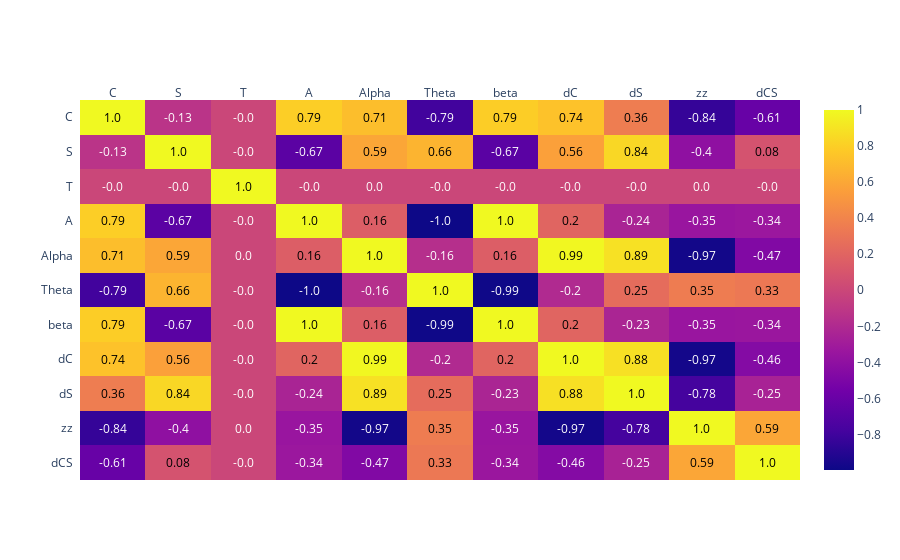

Source (notebook cell):
### Code cell
corrs = df.corr()
figure = ff.create_annotated_heatmap(
z=corrs.values,
x=list(corrs.columns),
y=list(corrs.index),
annotation_text=corrs.round(2).values,
showscale=True)
figure['layout']['yaxis']['autorange'] = "reversed"
plot(figure, filename='heatmap_corr.html')
figure.show()

### Figure 1 — Plotly figure (JSON) as saved in the notebook; plotly's stock layout.template omitted (floating-point values rounded to 4 significant figures)
{"data": [{"colorscale": [[0.0, "#0d0887"], [0.1111, "#46039f"], [0.2222, "#7201a8"], [0.3333, "#9c179e"], [0.4444, "#bd3786"], [0.5556, "#d8576b"], [0.6667, "#ed7953"], [0.7778, "#fb9f3a"], [0.8889, "#fdca26"], [1.0, "#f0f921"]], "reversescale": false, "showscale": true, "type": "heatmap", "x": ["C", "S", "T", "A", "Alpha", "Theta", "beta", "dC", "dS", "zz", "dCS"], "y": ["C", "S", "T", "A", "Alpha", "Theta", "beta", "dC", "dS", "zz", "dCS"], "z": [[1.0, -0.1321, -9.968e-17, 0.7949, 0.7136, -0.7922, 0.7934, 0.7364, 0.3564, -0.8418, -0.6105], [-0.1321, 1.0, -1.202e-16, -0.6704, 0.5917, 0.6635, -0.6741, 0.5611, 0.8384, -0.4014, 0.08334], [-9.968e-17, -1.202e-16, 1.0, -1.393e-15, 1.783e-16, -4.74e-15, -1.078e-15, -3.202e-17, -7.839e-17, 4.736e-16, -4.056e-17], [0.7949, -0.6704, -1.393e-15, 1.0, 0.1594, -0.9972, 0.9981, 0.2015, -0.2432, -0.3497, -0.3355], [0.7136, 0.5917, 1.783e-16, 0.1594, 1.0, -0.1617, 0.157, 0.9907, 0.8869, -0.9748, -0.4724], [-0.7922, 0.6635, -4.74e-15, -0.9972, -0.1617, 1.0, -0.9913, -0.1995, 0.2516, 0.3502, 0.3271], [0.7934, -0.6741, -1.078e-15, 0.9981, 0.157, -0.9913, 1.0, 0.2017, -0.2343, -0.3483, -0.341], [0.7364, 0.5611, -3.202e-17, 0.2015, 0.9907, -0.1995, 0.2017, 1.0, 0.8801, -0.9709, -0.4569], [0.3564, 0.8384, -7.839e-17, -0.2432, 0.8869, 0.2516, -0.2343, 0.8801, 1.0, -0.7807, -0.2523], [-0.8418, -0.4014, 4.736e-16, -0.3497, -0.9748, 0.3502, -0.3483, -0.9709, -0.7807, 1.0, 0.5907], [-0.6105, 0.08334, -4.056e-17, -0.3355, -0.4724, 0.3271, -0.341, -0.4569, -0.2523, 0.5907, 1.0]]}], "layout": {"annotations": [{"font": {"color": "#000000"}, "showarrow": false, "text": "1.0", "x": "C", "xref": "x", "y": "C", "yref": "y"}, {"font": {"color": "#FFFFFF"}, "showarrow": false, "text": "-0.13", "x": "S", "xref": "x", "y": "C", "yref": "y"}, {"font": {"color": "#FFFFFF"}, "showarrow": false, "text": "-0.0", "x": "T", "xref": "x", "y": "C", "yref": "y"}, {"font": {"color": "#000000"}, "showarrow": false, "text": "0.79", "x": "A", "xref": "x", "y": "C", "yref": "y"}, {"font": {"color": "#000000"}, "showarrow": false, "text": "0.71", "x": "Alpha", "xref": "x", "y": "C", "yref": "y"}, {"font": {"color": "#FFFFFF"}, "showarrow": false, "text": "-0.79", "x": "Theta", "xref": "x", "y": "C", "yref": "y"}, {"font": {"color": "#000000"}, "showarrow": false, "text": "0.79", "x": "beta", "xref": "x", "y": "C", "yref": "y"}, {"font": {"color": "#000000"}, "showarrow": false, "text": "0.74", "x": "dC", "xref": "x", "y": "C", "yref": "y"}, {"font": {"color": "#000000"}, "showarrow": false, "text": "0.36", "x": "dS", "xref": "x", "y": "C", "yref": "y"}, {"font": {"color": "#FFFFFF"}, "showarrow": false, "text": "-0.84", "x": "zz", "xref": "x", "y": "C", "yref": "y"}, {"font": {"color": "#FFFFFF"}, "showarrow": false, "text": "-0.61", "x": "dCS", "xref": "x", "y": "C", "yref": "y"}, {"font": {"color": "#FFFFFF"}, "showarrow": false, "text": "-0.13", "x": "C", "xref": "x", "y": "S", "yref": "y"}, {"font": {"color": "#000000"}, "showarrow": false, "text": "1.0", "x": "S", "xref": "x", "y": "S", "yref": "y"}, {"font": {"color": "#FFFFFF"}, "showarrow": false, "text": "-0.0", "x": "T", "xref": "x", "y": "S", "yref": "y"}, {"font": {"color": "#FFFFFF"}, "showarrow": false, "text": "-0.67", "x": "A", "xref": "x", "y": "S", "yref": "y"}, {"font": {"color": "#000000"}, "showarrow": false, "text": "0.59", "x": "Alpha", "xref": "x", "y": "S", "yref": "y"}, {"font": {"color": "#000000"}, "showarrow": false, "text": "0.66", "x": "Theta", "xref": "x", "y": "S", "yref": "y"}, {"font": {"color": "#FFFFFF"}, "showarrow": false, "text": "-0.67", "x": "beta", "xref": "x", "y": "S", "yref": "y"}, {"font": {"color": "#000000"}, "showarrow": false, "text": "0.56", "x": "dC", "xref": "x", "y": "S", "yref": "y"}, {"font": {"color": "#000000"}, "showarrow": false, "text": "0.84", "x": "dS", "xref": "x", "y": "S", "yref": "y"}, {"font": {"color": "#FFFFFF"}, "showarrow": false, "text": "-0.4", "x": "zz", "xref": "x", "y": "S", "yref": "y"}, {"font": {"color": "#000000"}, "showarrow": false, "text": "0.08", "x": "dCS", "xref": "x", "y": "S", "yref": "y"}, {"font": {"color": "#FFFFFF"}, "showarrow": false, "text": "-0.0", "x": "C", "xref": "x", "y": "T", "yref": "y"}, {"font": {"color": "#FFFFFF"}, "showarrow": false, "text": "-0.0", "x": "S", "xref": "x", "y": "T", "yref": "y"}, {"font": {"color": "#000000"}, "showarrow": false, "text": "1.0", "x": "T", "xref": "x", "y": "T", "yref": "y"}, {"font": {"color": "#FFFFFF"}, "showarrow": false, "text": "-0.0", "x": "A", "xref": "x", "y": "T", "yref": "y"}, {"font": {"color": "#FFFFFF"}, "showarrow": false, "text": "0.0", "x": "Alpha", "xref": "x", "y": "T", "yref": "y"}, {"font": {"color": "#FFFFFF"}, "showarrow": false, "text": "-0.0", "x": "Theta", "xref": "x", "y": "T", "yref": "y"}, {"font": {"color": "#FFFFFF"}, "showarrow": false, "text": "-0.0", "x": "beta", "xref": "x", "y": "T", "yref": "y"}, {"font": {"color": "#FFFFFF"}, "showarrow": false, "text": "-0.0", "x": "dC", "xref": "x", "y": "T", "yref": "y"}, {"font": {"color": "#FFFFFF"}, "showarrow": false, "text": "-0.0", "x": "dS", "xref": "x", "y": "T", "yref": "y"}, {"font": {"color": "#FFFFFF"}, "showarrow": false, "text": "0.0", "x": "zz", "xref": "x", "y": "T", "yref": "y"}, {"font": {"color": "#FFFFFF"}, "showarrow": false, "text": "-0.0", "x": "dCS", "xref": "x", "y": "T", "yref": "y"}, {"font": {"color": "#000000"}, "showarrow": false, "text": "0.79", "x": "C", "xref": "x", "y": "A", "yref": "y"}, {"font": {"color": "#FFFFFF"}, "showarrow": false, "text": "-0.67", "x": "S", "xref": "x", "y": "A", "yref": "y"}, {"font": {"color": "#FFFFFF"}, "showarrow": false, "text": "-0.0", "x": "T", "xref": "x", "y": "A", "yref": "y"}, {"font": {"color": "#000000"}, "showarrow": false, "text": "1.0", "x": "A", "xref": "x", "y": "A", "yref": "y"}, {"font": {"color": "#000000"}, "showarrow": false, "text": "0.16", "x": "Alpha", "xref": "x", "y": "A", "yref": "y"}, {"font": {"color": "#FFFFFF"}, "showarrow": false, "text": "-1.0", "x": "Theta", "xref": "x", "y": "A", "yref": "y"}, {"font": {"color": "#000000"}, "showarrow": false, "text": "1.0", "x": "beta", "xref": "x", "y": "A", "yref": "y"}, {"font": {"color": "#000000"}, "showarrow": false, "text": "0.2", "x": "dC", "xref": "x", "y": "A", "yref": "y"}, {"font": {"color": "#FFFFFF"}, "showarrow": false, "text": "-0.24", "x": "dS", "xref": "x", "y": "A", "yref": "y"}, {"font": {"color": "#FFFFFF"}, "showarrow": false, "text": "-0.35", "x": "zz", "xref": "x", "y": "A", "yref": "y"}, {"font": {"color": "#FFFFFF"}, "showarrow": false, "text": "-0.34", "x": "dCS", "xref": "x", "y": "A", "yref": "y"}, {"font": {"color": "#000000"}, "showarrow": false, "text": "0.71", "x": "C", "xref": "x", "y": "Alpha", "yref": "y"}, {"font": {"color": "#000000"}, "showarrow": false, "text": "0.59", "x": "S", "xref": "x", "y": "Alpha", "yref": "y"}, {"font": {"color": "#FFFFFF"}, "showarrow": false, "text": "0.0", "x": "T", "xref": "x", "y": "Alpha", "yref": "y"}, {"font": {"color": "#000000"}, "showarrow": false, "text": "0.16", "x": "A", "xref": "x", "y": "Alpha", "yref": "y"}, {"font": {"color": "#000000"}, "showarrow": false, "text": "1.0", "x": "Alpha", "xref": "x", "y": "Alpha", "yref": "y"}, {"font": {"color": "#FFFFFF"}, "showarrow": false, "text": "-0.16", "x": "Theta", "xref": "x", "y": "Alpha", "yref": "y"}, {"font": {"color": "#000000"}, "showarrow": false, "text": "0.16", "x": "beta", "xref": "x", "y": "Alpha", "yref": "y"}, {"font": {"color": "#000000"}, "showarrow": false, "text": "0.99", "x": "dC", "xref": "x", "y": "Alpha", "yref": "y"}, {"font": {"color": "#000000"}, "showarrow": false, "text": "0.89", "x": "dS", "xref": "x", "y": "Alpha", "yref": "y"}, {"font": {"color": "#FFFFFF"}, "showarrow": false, "text": "-0.97", "x": "zz", "xref": "x", "y": "Alpha", "yref": "y"}, {"font": {"color": "#FFFFFF"}, "showarrow": false, "text": "-0.47", "x": "dCS", "xref": "x", "y": "Alpha", "yref": "y"}, {"font": {"color": "#FFFFFF"}, "showarrow": false, "text": "-0.79", "x": "C", "xref": "x", "y": "Theta", "yref": "y"}, {"font": {"color": "#000000"}, "showarrow": false, "text": "0.66", "x": "S", "xref": "x", "y": "Theta", "yref": "y"}, {"font": {"color": "#FFFFFF"}, "showarrow": false, "text": "-0.0", "x": "T", "xref": "x", "y": "Theta", "yref": "y"}, {"font": {"color": "#FFFFFF"}, "showarrow": false, "text": "-1.0", "x": "A", "xref": "x", "y": "Theta", "yref": "y"}, {"font": {"color": "#FFFFFF"}, "showarrow": false, "text": "-0.16", "x": "Alpha", "xref": "x", "y": "Theta", "yref": "y"}, {"font": {"color": "#000000"}, "showarrow": false, "text": "1.0", "x": "Theta", "xref": "x", "y": "Theta", "yref": "y"}, {"font": {"color": "#FFFFFF"}, "showarrow": false, "text": "-0.99", "x": "beta", "xref": "x", "y": "Theta", "yref": "y"}, {"font": {"color": "#FFFFFF"}, "showarrow": false, "text": "-0.2", "x": "dC", "xref": "x", "y": "Theta", "yref": "y"}, {"font": {"color": "#000000"}, "showarrow": false, "text": "0.25", "x": "dS", "xref": "x", "y": "Theta", "yref": "y"}, {"font": {"color": "#000000"}, "showarrow": false, "text": "0.35", "x": "zz", "xref": "x", "y": "Theta", "yref": "y"}, {"font": {"color": "#000000"}, "showarrow": false, "text": "0.33", "x": "dCS", "xref": "x", "y": "Theta", "yref": "y"}, {"font": {"color": "#000000"}, "showarrow": false, "text": "0.79", "x": "C", "xref": "x", "y": "beta", "yref": "y"}, {"font": {"color": "#FFFFFF"}, "showarrow": false, "text": "-0.67", "x": "S", "xref": "x", "y": "beta", "yref": "y"}, {"font": {"color": "#FFFFFF"}, "showarrow": false, "text": "-0.0", "x": "T", "xref": "x", "y": "beta", "yref": "y"}, {"font": {"color": "#000000"}, "showarrow": false, "text": "1.0", "x": "A", "xref": "x", "y": "beta", "yref": "y"}, {"font": {"color": "#000000"}, "showarrow": false, "text": "0.16", "x": "Alpha", "xref": "x", "y": "beta", "yref": "y"}, {"font": {"color": "#FFFFFF"}, "showarrow": false, "text": "-0.99", "x": "Theta", "xref": "x", "y": "beta", "yref": "y"}, {"font": {"color": "#000000"}, "showarrow": false, "text": "1.0", "x": "beta", "xref": "x", "y": "beta", "yref": "y"}, {"font": {"color": "#000000"}, "showarrow": false, "text": "0.2", "x": "dC", "xref": "x", "y": "beta", "yref": "y"}, {"font": {"color": "#FFFFFF"}, "showarrow": false, "text": "-0.23", "x": "dS", "xref": "x", "y": "beta", "yref": "y"}, {"font": {"color": "#FFFFFF"}, "showarrow": false, "text": "-0.35", "x": "zz", "xref": "x", "y": "beta", "yref": "y"}, {"font": {"color": "#FFFFFF"}, "showarrow": false, "text": "-0.34", "x": "dCS", "xref": "x", "y": "beta", "yref": "y"}, {"font": {"color": "#000000"}, "showarrow": false, "text": "0.74", "x": "C", "xref": "x", "y": "dC", "yref": "y"}, {"font": {"color": "#000000"}, "showarrow": false, "text": "0.56", "x": "S", "xref": "x", "y": "dC", "yref": "y"}, {"font": {"color": "#FFFFFF"}, "showarrow": false, "text": "-0.0", "x": "T", "xref": "x", "y": "dC", "yref": "y"}, {"font": {"color": "#000000"}, "showarrow": false, "text": "0.2", "x": "A", "xref": "x", "y": "dC", "yref": "y"}, {"font": {"color": "#000000"}, "showarrow": false, "text": "0.99", "x": "Alpha", "xref": "x", "y": "dC", "yref": "y"}, {"font": {"color": "#FFFFFF"}, "showarrow": false, "text": "-0.2", "x": "Theta", "xref": "x", "y": "dC", "yref": "y"}, {"font": {"color": "#000000"}, "showarrow": false, "text": "0.2", "x": "beta", "xref": "x", "y": "dC", "yref": "y"}, {"font": {"color": "#000000"}, "showarrow": false, "text": "1.0", "x": "dC", "xref": "x", "y": "dC", "yref": "y"}, {"font": {"color": "#000000"}, "showarrow": false, "text": "0.88", "x": "dS", "xref": "x", "y": "dC", "yref": "y"}, {"font": {"color": "#FFFFFF"}, "showarrow": false, "text": "-0.97", "x": "zz", "xref": "x", "y": "dC", "yref": "y"}, {"font": {"color": "#FFFFFF"}, "showarrow": false, "text": "-0.46", "x": "dCS", "xref": "x", "y": "dC", "yref": "y"}, {"font": {"color": "#000000"}, "showarrow": false, "text": "0.36", "x": "C", "xref": "x", "y": "dS", "yref": "y"}, {"font": {"color": "#000000"}, "showarrow": false, "text": "0.84", "x": "S", "xref": "x", "y": "dS", "yref": "y"}, {"font": {"color": "#FFFFFF"}, "showarrow": false, "text": "-0.0", "x": "T", "xref": "x", "y": "dS", "yref": "y"}, {"font": {"color": "#FFFFFF"}, "showarrow": false, "text": "-0.24", "x": "A", "xref": "x", "y": "dS", "yref": "y"}, {"font": {"color": "#000000"}, "showarrow": false, "text": "0.89", "x": "Alpha", "xref": "x", "y": "dS", "yref": "y"}, {"font": {"color": "#000000"}, "showarrow": false, "text": "0.25", "x": "Theta", "xref": "x", "y": "dS", "yref": "y"}, {"font": {"color": "#FFFFFF"}, "showarrow": false, "text": "-0.23", "x": "beta", "xref": "x", "y": "dS", "yref": "y"}, {"font": {"color": "#000000"}, "showarrow": false, "text": "0.88", "x": "dC", "xref": "x", "y": "dS", "yref": "y"}, {"font": {"color": "#000000"}, "showarrow": false, "text": "1.0", "x": "dS", "xref": "x", "y": "dS", "yref": "y"}, {"font": {"color": "#FFFFFF"}, "showarrow": false, "text": "-0.78", "x": "zz", "xref": "x", "y": "dS", "yref": "y"}, {"font": {"color": "#FFFFFF"}, "showarrow": false, "text": "-0.25", "x": "dCS", "xref": "x", "y": "dS", "yref": "y"}, {"font": {"color": "#FFFFFF"}, "showarrow": false, "text": "-0.84", "x": "C", "xref": "x", "y": "zz", "yref": "y"}, {"font": {"color": "#FFFFFF"}, "showarrow": false, "text": "-0.4", "x": "S", "xref": "x", "y": "zz", "yref": "y"}, {"font": {"color": "#FFFFFF"}, "showarrow": false, "text": "0.0", "x": "T", "xref": "x", "y": "zz", "yref": "y"}, {"font": {"color": "#FFFFFF"}, "showarrow": false, "text": "-0.35", "x": "A", "xref": "x", "y": "zz", "yref": "y"}, {"font": {"color": "#FFFFFF"}, "showarrow": false, "text": "-0.97", "x": "Alpha", "xref": "x", "y": "zz", "yref": "y"}, {"font": {"color": "#000000"}, "showarrow": false, "text": "0.35", "x": "Theta", "xref": "x", "y": "zz", "yref": "y"}, {"font": {"color": "#FFFFFF"}, "showarrow": false, "text": "-0.35", "x": "beta", "xref": "x", "y": "zz", "yref": "y"}, {"font": {"color": "#FFFFFF"}, "showarrow": false, "text": "-0.97", "x": "dC", "xref": "x", "y": "zz", "yref": "y"}, {"font": {"color": "#FFFFFF"}, "showarrow": false, "text": "-0.78", "x": "dS", "xref": "x", "y": "zz", "yref": "y"}, {"font": {"color": "#000000"}, "showarrow": false, "text": "1.0", "x": "zz", "xref": "x", "y": "zz", "yref": "y"}, {"font": {"color": "#000000"}, "showarrow": false, "text": "0.59", "x": "dCS", "xref": "x", "y": "zz", "yref": "y"}, {"font": {"color": "#FFFFFF"}, "showarrow": false, "text": "-0.61", "x": "C", "xref": "x", "y": "dCS", "yref": "y"}, {"font": {"color": "#000000"}, "showarrow": false, "text": "0.08", "x": "S", "xref": "x", "y": "dCS", "yref": "y"}, {"font": {"color": "#FFFFFF"}, "showarrow": false, "text": "-0.0", "x": "T", "xref": "x", "y": "dCS", "yref": "y"}, {"font": {"color": "#FFFFFF"}, "showarrow": false, "text": "-0.34", "x": "A", "xref": "x", "y": "dCS", "yref": "y"}, {"font": {"color": "#FFFFFF"}, "showarrow": false, "text": "-0.47", "x": "Alpha", "xref": "x", "y": "dCS", "yref": "y"}, {"font": {"color": "#000000"}, "showarrow": false, "text": "0.33", "x": "Theta", "xref": "x", "y": "dCS", "yref": "y"}, {"font": {"color": "#FFFFFF"}, "showarrow": false, "text": "-0.34", "x": "beta", "xref": "x", "y": "dCS", "yref": "y"}, {"font": {"color": "#FFFFFF"}, "showarrow": false, "text": "-0.46", "x": "dC", "xref": "x", "y": "dCS", "yref": "y"}, {"font": {"color": "#FFFFFF"}, "showarrow": false, "text": "-0.25", "x": "dS", "xref": "x", "y": "dCS", "yref": "y"}, {"font": {"color": "#000000"}, "showarrow": false, "text": "0.59", "x": "zz", "xref": "x", "y": "dCS", "yref": "y"}, {"font": {"color": "#000000"}, "showarrow": false, "text": "1.0", "x": "dCS", "xref": "x", "y": "dCS", "yref": "y"}], "xaxis": {"dtick": 1, "gridcolor": "rgb(0, 0, 0)", "side": "top", "ticks": ""}, "yaxis": {"autorange": "reversed", "dtick": 1, "ticks": "", "ticksuffix": "  "}}}
